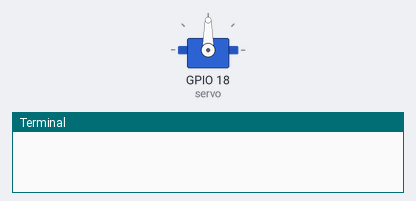
A program run on a simulated Raspberry Pi (BCM pin numbers). On the bench: servo, the last lines printed to the terminal. Servo angles are drawn from the pulse width (0.5 ms = 0°, 2.5 ms = 180°). At 3.0 s the program stops and its outputs stay as they are.

Above: at 0.1 s.
At 1.1 s:
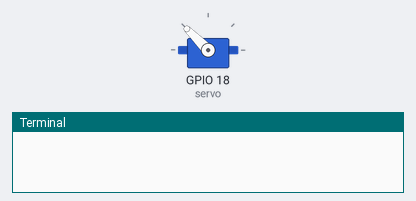
At 2.1 s:
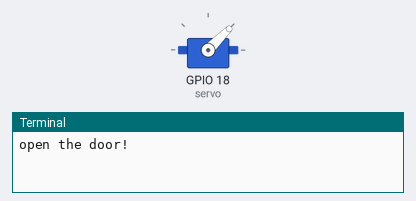
Timing chart, 0 to 3.6 s (numbered marks = the images above):
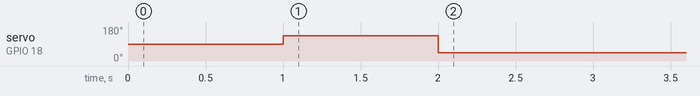

The program:

motor.py
```python
from gpiozero import Servo
from time import sleep

servo = Servo(18)
sleep(1)

def open_door():
    servo.max()
    sleep(1)
    print('open the door!')
    servo.min()
    sleep(1)


if __name__ == '__main__':
    open_door()
```

Measured:
- by itself, servo on GPIO 18 (servo): 90° → 135° at 1.0 s, → 45° 1.0 s later
